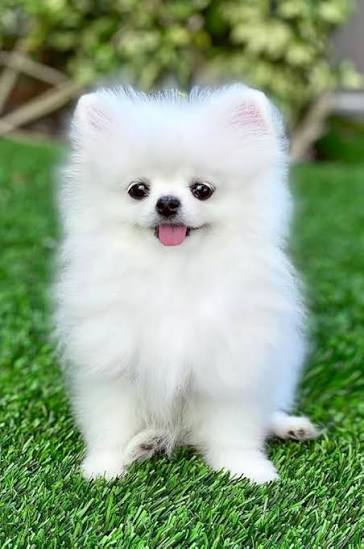
#> input picture data/raw/sample.jfif, 364 x 549 px, found by its file name
$ python preprocessing.py
#> lines starting #> are read from the running program, lines starting #| are printed output that depends on the picture; after the words box and inside, x2 and y2 are one past the last pixel; in counts of white or black regions, pixels touching at a corner belong together
"""
Preprocessing Module

Performs:
- Resize
- Grayscale
- RGB
- Blur
- Edges

Author: Jyotsna Mandadhi
"""

import cv2
import os

image = cv2.imread(r"F:\INNOMATICS\ML\Open_Cv\AI-Visual-Quality-Inspector\data\raw\sample.jfif")
#> image is the input picture: shape (549, 364, 3); mean B, G, R 130.4, 162.8, 140.1

if image is None:
    print("Image not Found!")
    exit()

folders = [
    "outputs/resized",
    "outputs/grayscale",
    "outputs/rgb",
    "outputs/blur",
    "outputs/edges"
]

for folder in folders:
    os.makedirs(folder, exist_ok=True)

resized = cv2.resize(image, (640,640))
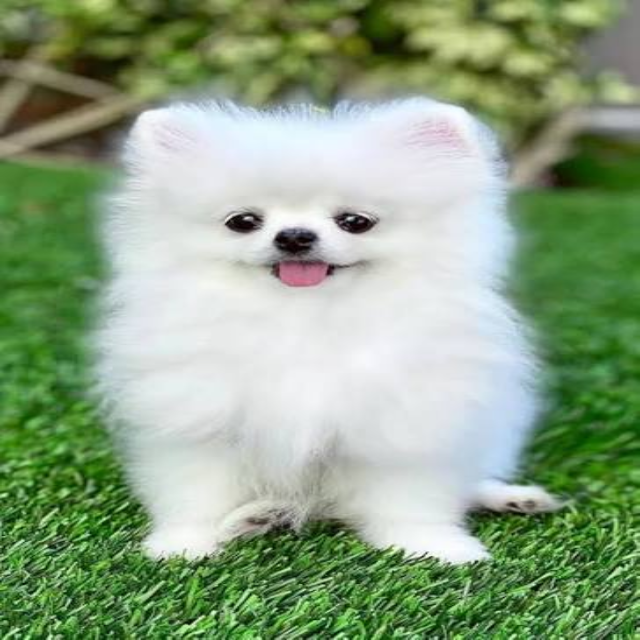
#> resized: shape (640, 640, 3); mean B, G, R 130.3, 162.7, 140
gray = cv2.cvtColor(resized, cv2.COLOR_BGR2GRAY)
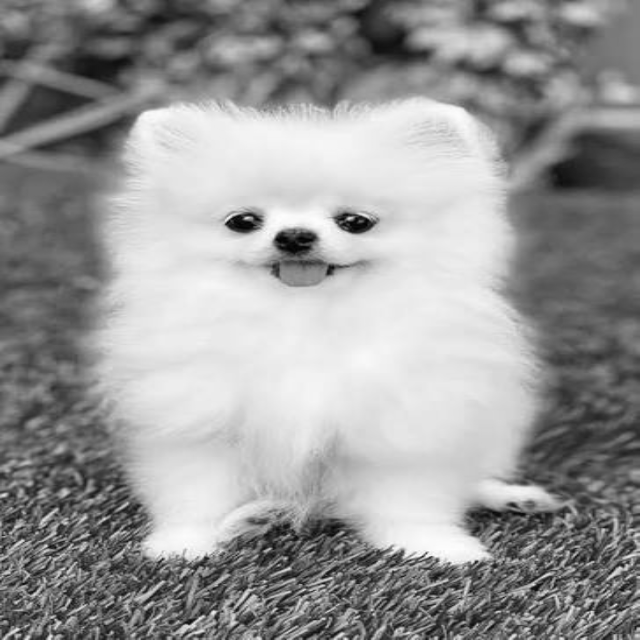
#> gray: shape (640, 640); min 1, max 254, mean 152.2
rgb = cv2.cvtColor(resized, cv2.COLOR_BGR2RGB)
blur = cv2.GaussianBlur(resized, (5,5), 0)
edges = cv2.Canny(gray, 100, 200)
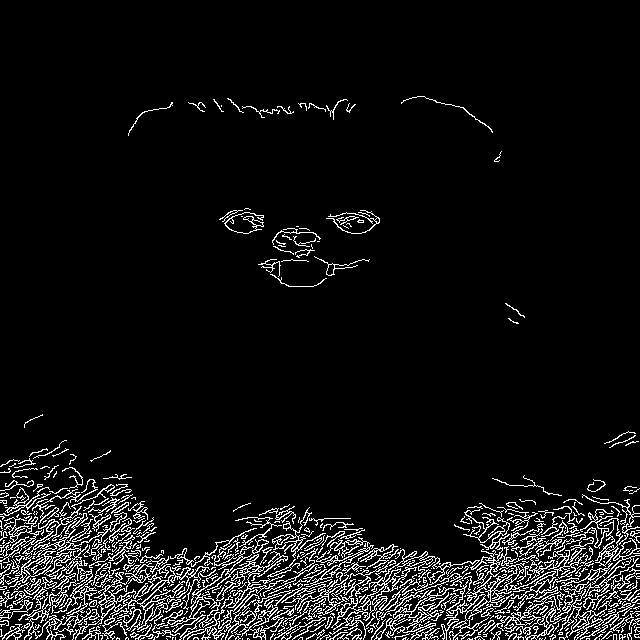
#> edges: shape (640, 640); 7% white in thin lines or dots, all inside (x1, y1, x2, y2) = (0, 96, 640, 640)

cv2.imwrite("outputs/resized/resized.jpg", resized)
cv2.imwrite("outputs/grayscale/grayscale.jpg", gray)
cv2.imwrite("outputs/rgb/rgb.jpg", cv2.cvtColor(rgb, cv2.COLOR_RGB2BGR))
cv2.imwrite("outputs/blur/blur.jpg", blur)
cv2.imwrite("outputs/edges/edges.jpg", edges)

print("Image processing completed sucessfully")
